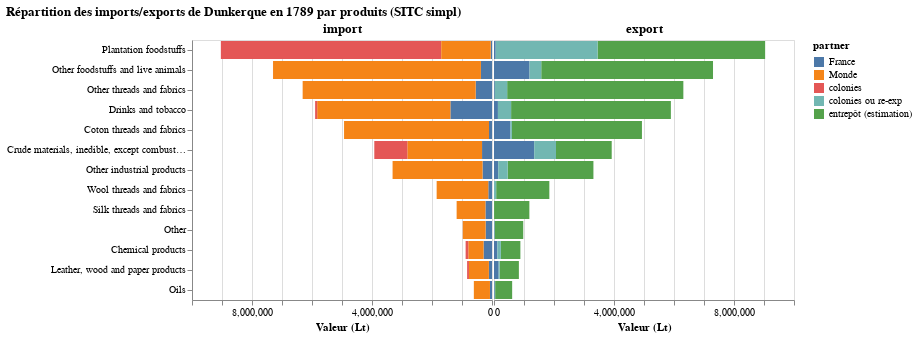

Notebook code for this chart:
### Code cell
VegaLite({
  "title": "Répartition des imports/exports de Dunkerque en 1789 par produits (SITC simpl)",
  "data": {"values": report_dk},
  "spacing": 0,
  "hconcat": [{
    "transform": [{
      "filter": {"field": "group", "equal": "import"}
    }],
    "title": "import",
    "mark": "bar",
    "encoding": {
      "y": {
        "field": "product", "title": None, "sort": "-x"
      },
      "x": {
        "field": "value",
        "type": "quantitative",
        "title": "Valeur (Lt)",
          "sort": "descending"
      },
      "color": {
        "field": "partner",
      }
    }
  },
  {
    "transform": [{
      "filter": {"field": "group", "equal": "export"}
    }],
    "title": "export",
    "mark": "bar",
    "encoding": {
      "y": {
        "field": "product", "sort": "-x", "title": None, "axis": None

      },
      "x": {
        "field": "value",
        "type": "quantitative",
        "title": "Valeur (Lt)",
        "sort": "ascending"
      },
      "color": {
        "field": "partner",
      }
    }
  }
  ]
}
)

### Figure 1 — Vega-Lite specification as saved in the notebook (floating-point values rounded to 4 significant figures)
{"data": {"values": [{"group": "export", "partner": "entrepôt (estimation)", "product": "Other threads and fabrics", "value": 5873000.0}, {"group": "export", "partner": "France", "product": "Other threads and fabrics", "value": 27060.0}, {"group": "export", "partner": "colonies ou re-exp", "product": "Other threads and fabrics", "value": 411933}, {"group": "import", "partner": "France", "product": "Other threads and fabrics", "value": 543957}, {"group": "import", "partner": "Monde", "product": "Other threads and fabrics", "value": 5767681}, {"group": "export", "partner": "entrepôt (estimation)", "product": "Crude materials, inedible, except combustibles", "value": 1857000.0}, {"group": "export", "partner": "France", "product": "Crude materials, inedible, except combustibles", "value": 1341000.0}, {"group": "export", "partner": "colonies ou re-exp", "product": "Crude materials, inedible, except combustibles", "value": 725681}, {"group": "import", "partner": "France", "product": "Crude materials, inedible, except combustibles", "value": 331600.0}, {"group": "import", "partner": "Monde", "product": "Crude materials, inedible, except combustibles", "value": 2490363}, {"group": "import", "partner": "colonies", "product": "Crude materials, inedible, except combustibles", "value": 1101518}, {"group": "export", "partner": "entrepôt (estimation)", "product": "Wool threads and fabrics", "value": 1772348}, {"group": "export", "partner": "France", "product": "Wool threads and fabrics", "value": 1376}, {"group": "export", "partner": "colonies ou re-exp", "product": "Wool threads and fabrics", "value": 71104}, {"group": "import", "partner": "France", "product": "Wool threads and fabrics", "value": 123728}, {"group": "import", "partner": "Monde", "product": "Wool threads and fabrics", "value": 1721100}, {"group": "export", "partner": "entrepôt (estimation)", "product": "Oils", "value": 567000.0}, {"group": "export", "partner": "France", "product": "Oils", "value": 23530.0}, {"group": "export", "partner": "colonies ou re-exp", "product": "Oils", "value": 14793}, {"group": "import", "partner": "France", "product": "Oils", "value": 67870.0}, {"group": "import", "partner": "Monde", "product": "Oils", "value": 537431}, {"group": "export", "partner": "entrepôt (estimation)", "product": "Other", "value": 951700.0}, {"group": "export", "partner": "France", "product": "Other", "value": 14280.0}, {"group": "export", "partner": "colonies ou re-exp", "product": "Other", "value": 8932}, {"group": "import", "partner": "France", "product": "Other", "value": 212659}, {"group": "import", "partner": "Monde", "product": "Other", "value": 760882}, {"group": "import", "partner": "colonies", "product": "Other", "value": 1353}, {"group": "export", "partner": "entrepôt (estimation)", "product": "Other industrial products", "value": 2858000.0}, {"group": "export", "partner": "France", "product": "Other industrial products", "value": 141500.0}, {"group": "export", "partner": "colonies ou re-exp", "product": "Other industrial products", "value": 313967}, {"group": "import", "partner": "France", "product": "Other industrial products", "value": 314800.0}, {"group": "import", "partner": "Monde", "product": "Other industrial products", "value": 2999118}, {"group": "export", "partner": "entrepôt (estimation)", "product": "Coton threads and fabrics", "value": 4334738}, {"group": "export", "partner": "France", "product": "Coton threads and fabrics", "value": 547605}, {"group": "export", "partner": "colonies ou re-exp", "product": "Coton threads and fabrics", "value": 49084}, {"group": "import", "partner": "France", "product": "Coton threads and fabrics", "value": 99571}, {"group": "import", "partner": "Monde", "product": "Coton threads and fabrics", "value": 4831856}, {"group": "export", "partner": "entrepôt (estimation)", "product": "Leather, wood and paper products", "value": 641900.0}, {"group": "export", "partner": "France", "product": "Leather, wood and paper products", "value": 155300.0}, {"group": "export", "partner": "colonies ou re-exp", "product": "Leather, wood and paper products", "value": 32319}, {"group": "import", "partner": "France", "product": "Leather, wood and paper products", "value": 103600.0}, {"group": "import", "partner": "Monde", "product": "Leather, wood and paper products", "value": 664528}, {"group": "import", "partner": "colonies", "product": "Leather, wood and paper products", "value": 61376}, {"group": "export", "partner": "entrepôt (estimation)", "product": "Drinks and tobacco", "value": 5326000.0}, {"group": "export", "partner": "France", "product": "Drinks and tobacco", "value": 130900.0}, {"group": "export", "partner": "colonies ou re-exp", "product": "Drinks and tobacco", "value": 439317}, {"group": "import", "partner": "France", "product": "Drinks and tobacco", "value": 1387000.0}, {"group": "import", "partner": "Monde", "product": "Drinks and tobacco", "value": 4440210}, {"group": "import", "partner": "colonies", "product": "Drinks and tobacco", "value": 68894}, {"group": "export", "partner": "entrepôt (estimation)", "product": "Chemical products", "value": 651100.0}, {"group": "export", "partner": "France", "product": "Chemical products", "value": 111000.0}, {"group": "export", "partner": "colonies ou re-exp", "product": "Chemical products", "value": 117279}, {"group": "import", "partner": "France", "product": "Chemical products", "value": 280900.0}, {"group": "import", "partner": "Monde", "product": "Chemical products", "value": 508907}, {"group": "import", "partner": "colonies", "product": "Chemical products", "value": 89556}, {"group": "export", "partner": "entrepôt (estimation)", "product": "Other foodstuffs and live animals", "value": 5726000.0}, {"group": "export", "partner": "France", "product": "Other foodstuffs and live animals", "value": 1184000.0}, {"group": "export", "partner": "colonies ou re-exp", "product": "Other foodstuffs and live animals", "value": 390372}, {"group": "import", "partner": "France", "product": "Other foodstuffs and live animals", "value": 369300.0}, {"group": "import", "partner": "Monde", "product": "Other foodstuffs and live animals", "value": 6929264}, {"group": "import", "partner": "colonies", "product": "Other foodstuffs and live animals", "value": 1736}, {"group": "export", "partner": "entrepôt (estimation)", "product": "Silk threads and fabrics", "value": 1176850}, {"group": "export", "partner": "France", "product": "Silk threads and fabrics", "value": 0}, {"group": "export", "partner": "colonies ou re-exp", "product": "Silk threads and fabrics", "value": 2100}, {"group": "import", "partner": "France", "product": "Silk threads and fabrics", "value": 218180}, {"group": "import", "partner": "Monde", "product": "Silk threads and fabrics", "value": 960770}, {"group": "export", "partner": "entrepôt (estimation)", "product": "Plantation foodstuffs", "value": 5585525}, {"group": "export", "partner": "France", "product": "Plantation foodstuffs", "value": 57275}, {"group": "export", "partner": "colonies ou re-exp", "product": "Plantation foodstuffs", "value": 3395147}, {"group": "import", "partner": "France", "product": "Plantation foodstuffs", "value": 42550}, {"group": "import", "partner": "colonies", "product": "Plantation foodstuffs", "value": 7345722}, {"group": "import", "partner": "Monde", "product": "Plantation foodstuffs", "value": 1649675}]}, "hconcat": [{"encoding": {"color": {"field": "partner"}, "x": {"field": "value", "sort": "descending", "title": "Valeur (Lt)", "type": "quantitative"}, "y": {"field": "product", "sort": "-x", "title": null}}, "mark": "bar", "title": "import", "transform": [{"filter": {"equal": "import", "field": "group"}}]}, {"encoding": {"color": {"field": "partner"}, "x": {"field": "value", "sort": "ascending", "title": "Valeur (Lt)", "type": "quantitative"}, "y": {"axis": null, "field": "product", "sort": "-x", "title": null}}, "mark": "bar", "title": "export", "transform": [{"filter": {"equal": "export", "field": "group"}}]}], "spacing": 0, "title": "Répartition des imports/exports de Dunkerque en 1789 par produits (SITC simpl)"}
